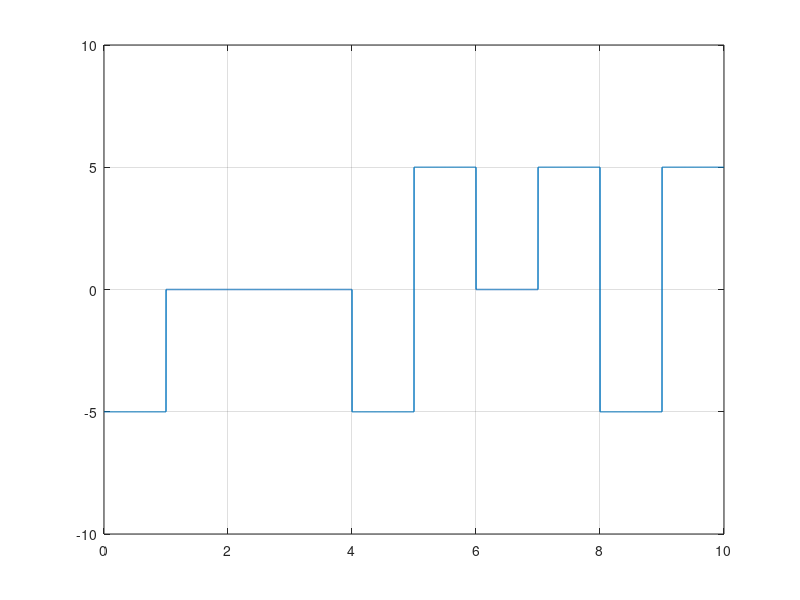

Recreate this plot in MATLAB.
clear all;
close all;

bits = [1 0 0 0 0 0 0 0 0 1];


#modulation
bitrate  = 1;
voltage  = 5;
samplingRate = 1000;
samplingTime = 1/samplingRate;
endTime = length(bits)/bitrate;
time = 0:samplingTime:endTime;
index = 1;
count=0;
for i=1:length(bits)
  if(bits(i)==0)
  count+=1;
endif
if(bits(i)==1)
count=0;
endif
if(count==8)
bits(i-1) = -1;
bits(i) = 1;
bits(i-3) = 1;
bits(i-4) = -1;
count=0;
endif
endfor
pre = 1;
if(bits(1)==1)
pre = -pre;
endif
for i=1:length(time)
if(bits(index)==1)
modulation(i) = voltage*(pre);
endif
if(bits(index)==0)
modulation(i) = 0;
endif
if(bits(index)==-1)
modulation(i) = voltage*pre;
endif
if(bitrate*time(i)>=index)
index=index+1;
if(index<=length(bits) && bits(index)==1)
pre = -pre;
endif
endif
endfor
plot(time, modulation, "LineWidth", 1);
axis([0 endTime -voltage-5 voltage+5]);
grid on;


%demodulation
index = 1;
pre = voltage;
for i=1:length(modulation)
if(modulation(i) == 0)
demodulation(index) = 0;
endif
if(modulation(i)!=0)
if(pre==modulation(i))
demodulation(index)=-1;
else
demodulation(index)=1;
endif
endif
if(bitrate*time(i)>=index)
if(modulation(i)!=0)
pre  = modulation(i);
endif
index+=1;
endif
endfor
for i=1:length(demodulation)
  if(demodulation(i)==-1)
    demodulation(i)=0;
    demodulation(i+1)=0;
  endif
endfor
disp(demodulation);

